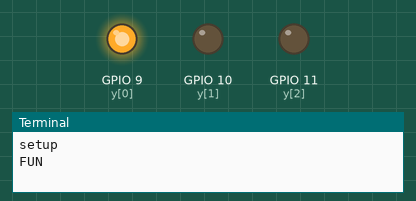
Simulated run of this program. Board: Raspberry Pi (BCM pin numbers). Shown: output pins drawn as LEDs (lit = HIGH), the last lines printed to the terminal. The clock reads 2024-03-15 10:24:30 at power-on unless the program sets it. At 18.0 s the program stops and its outputs stay as they are.

Above: at 0.15 s.
At 2.25 s:
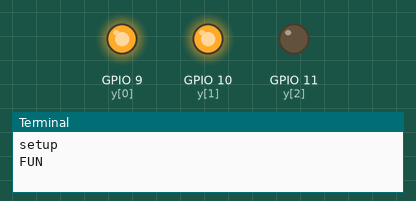
At 4.35 s:
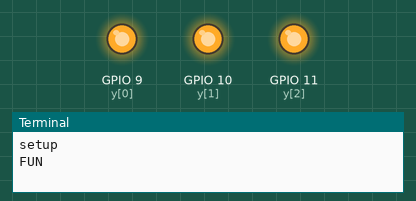
At 8.85 s:
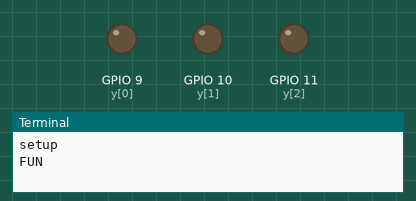
At 13.65 s:
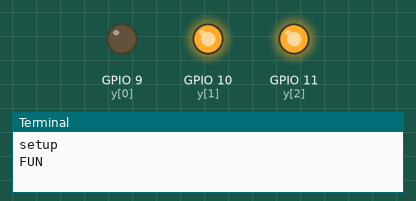
At 18.1 s:
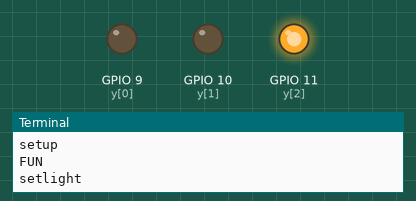
Timing chart, 0 to 19.5 s (numbered marks = the images above):
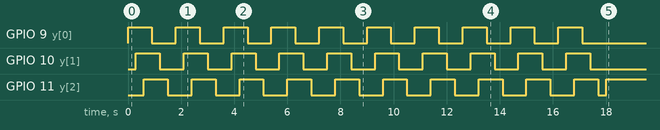

Measured:
- by itself, GPIO 9 (y[0]), GPIO 10 (y[1]): alternates HIGH for 0.90 s and LOW for 0.90 s, 20 changes in all, then stays LOW
- by itself, GPIO 11 (y[2]): goes 9 × (HIGH 0.90 s, LOW 0.90 s), HIGH 0.90 s, LOW 0.30 s, then HIGH

The program:

stoplight.py
```python
import RPi.GPIO as GPIO
import time
import datetime

wakeHour = 7
sleepHour = 19
wakeMin = 45
snoozeMin = 30

print("setup")
GPIO.setmode(GPIO.BCM)
GPIO.setwarnings(False)

GPIO.setup(9, GPIO.OUT) #Red
GPIO.setup(10, GPIO.OUT)#Yellow
GPIO.setup(11, GPIO.OUT)#Green

def fun():
  print("FUN")
  for x in range(10):
    for y in range(9, 12):
      GPIO.output(y,1)
      time.sleep(.3)
    for z in range(9, 12):
      GPIO.output(z, 0)
      time.sleep(.3)
  return

def setlight():
  print("setlight")
  currentHour = datetime.datetime.now().hour
  currentMin = datetime.datetime.now().minute
  #Yellow
  if (wakeHour-1 == currentHour and snoozeMin <= currentMin < wakeMin):
    GPIO.output(9, 0)
    GPIO.output(10, 1)
    GPIO.output(11, 0)
  #Green
  elif (wakeHour <= currentHour < sleepHour or (wakeHour-1 == currentHour and wakeMin <= currentMin)):
    GPIO.output(9, 0)
    GPIO.output(10, 0)
    GPIO.output(11, 1)
  #Red
  else:
    GPIO.output(9, 1)
    GPIO.output(10, 0)
    GPIO.output(11, 0)

  #Do not do cleanup so that current light stay on
  #GPIO.cleanup()
  return

fun()
setlight()
```
